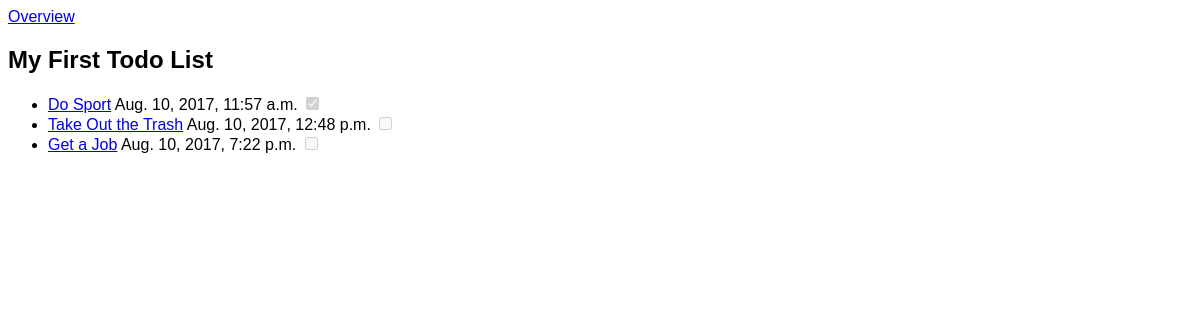
/todos/1/, run on an earlier commit of the app's database.
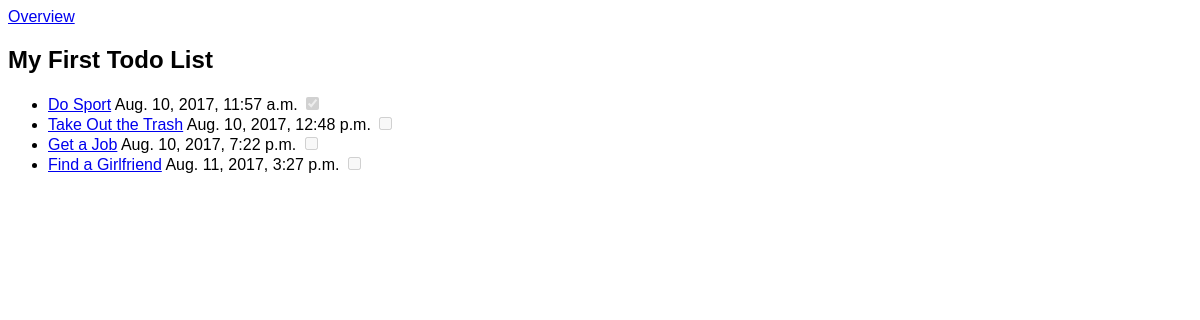
And on a later commit of the database.
### todos/models.py (models this page shows, shortened)
class TodoList(models.Model):
    name = models.CharField(max_length=60)
    created_at = models.DateTimeField(auto_now_add=True)
    order = models.IntegerField(default=0)
    class Meta:
        ordering = ["order",]

class Item(models.Model):
    name = models.CharField(max_length=60)
    description = models.TextField(default="")
    created_at = models.DateTimeField(auto_now_add=True)
    completed = models.BooleanField(default=False)
    order = models.IntegerField(default=0)
    todo_list = models.ForeignKey(TodoList)
    class Meta:
        ordering = ["order",]

### todos/views.py (the view)
# urls.py: url(r"^(?P<todo_list_pk>\d+)/$", views.todo_list_detail, name="todo_list"),
def todo_list_detail(request, todo_list_pk):
    todo_list = get_object_or_404(TodoList, pk=todo_list_pk)
    return render(request, "todos/todo_list_detail.html", {"todo_list": todo_list})

### todos/templates/todos/todo_list_detail.html (shortened to what this page needs)
{% extends "layout.html" %}
{% block content %}
    <h2>{{ todo_list.name }}</h2>
    <ul>
        {% for item in todo_list.item_set.all %}
            <li>
                <a href="{% url 'todos:item' todo_list_pk=todo_list.pk item_pk=item.pk %}">{{ item.name }}</a>
                {{ item.created_at }}
                {% if item.completed %}
                    <input type="checkbox" checked="checked" disabled="disabled"/>
                {% else %}
                    <input type="checkbox" disabled="disabled"/>
                {% endif %}
            </li>
        {% endfor %}
    </ul>
{% endblock %}

### templates/layout.html (shortened to what this page needs)
{% load static from staticfiles %}
<!DOCTYPE html>
<html lang="en">
<head>
    <link rel="stylesheet" href="{% static 'css/layout.css' %}"/>
</head>
<body>
    <a href="{% url 'todos:todo_list_overview' %}">Overview</a>
{% block content %} {% endblock %}
</body>
</html>

### assets/css/layout.css (style rules this page uses)
body { font-family: sans-serif; }

What changed in the data, as far as the page shows it:
added Item: name "Find a Girlfriend", created_at "Aug. 11, 2017, 3:27 p.m."
